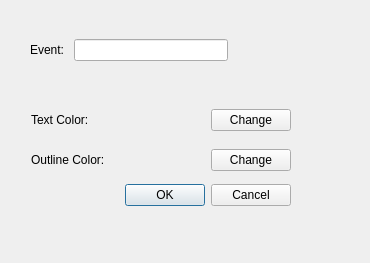
<?xml version="1.0" encoding="UTF-8"?>
<ui version="4.0">
 <class>DateEventDialog</class>
 <widget class="QDialog" name="DateEventDialog">
  <property name="geometry">
   <rect>
    <x>0</x>
    <y>0</y>
    <width>370</width>
    <height>263</height>
   </rect>
  </property>
  <property name="windowTitle">
   <string>Dialog</string>
  </property>
  <widget class="QLabel" name="label_2">
   <property name="geometry">
    <rect>
     <x>40</x>
     <y>60</y>
     <width>71</width>
     <height>17</height>
    </rect>
   </property>
   <property name="text">
    <string/>
   </property>
  </widget>
  <widget class="QWidget" name="layoutWidget">
   <property name="geometry">
    <rect>
     <x>30</x>
     <y>20</y>
     <width>198</width>
     <height>60</height>
    </rect>
   </property>
   <layout class="QVBoxLayout" name="verticalLayout">
    <item>
     <layout class="QHBoxLayout" name="horizontalLayout">
      <item>
       <widget class="QLabel" name="label">
        <property name="text">
         <string>Event: </string>
        </property>
       </widget>
      </item>
      <item>
       <widget class="QLineEdit" name="lineEdit"/>
      </item>
     </layout>
    </item>
   </layout>
  </widget>
  <widget class="QWidget" name="layoutWidget">
   <property name="geometry">
    <rect>
     <x>31</x>
     <y>102</y>
     <width>260</width>
     <height>107</height>
    </rect>
   </property>
   <layout class="QVBoxLayout" name="verticalLayout_2">
    <item>
     <layout class="QHBoxLayout" name="horizontalLayout_2">
      <item>
       <widget class="QLabel" name="label_3">
        <property name="text">
         <string>Text Color:</string>
        </property>
       </widget>
      </item>
      <item>
       <spacer name="horizontalSpacer">
        <property name="orientation">
         <enum>Qt::Horizontal</enum>
        </property>
        <property name="sizeHint" stdset="0">
         <size>
          <width>33</width>
          <height>20</height>
         </size>
        </property>
       </spacer>
      </item>
      <item>
       <widget class="QLabel" name="textColorLabel">
        <property name="minimumSize">
         <size>
          <width>32</width>
          <height>32</height>
         </size>
        </property>
        <property name="baseSize">
         <size>
          <width>32</width>
          <height>32</height>
         </size>
        </property>
        <property name="text">
         <string/>
        </property>
       </widget>
      </item>
      <item>
       <spacer name="horizontalSpacer_2">
        <property name="orientation">
         <enum>Qt::Horizontal</enum>
        </property>
        <property name="sizeHint" stdset="0">
         <size>
          <width>13</width>
          <height>20</height>
         </size>
        </property>
       </spacer>
      </item>
      <item>
       <widget class="QPushButton" name="textColorPushButton">
        <property name="text">
         <string>Change</string>
        </property>
       </widget>
      </item>
     </layout>
    </item>
    <item>
     <layout class="QHBoxLayout" name="horizontalLayout_3">
      <item>
       <widget class="QLabel" name="label_4">
        <property name="text">
         <string>Outline Color:</string>
        </property>
       </widget>
      </item>
      <item>
       <spacer name="horizontalSpacer_3">
        <property name="orientation">
         <enum>Qt::Horizontal</enum>
        </property>
        <property name="sizeHint" stdset="0">
         <size>
          <width>13</width>
          <height>20</height>
         </size>
        </property>
       </spacer>
      </item>
      <item>
       <widget class="QLabel" name="outlineColorLabel">
        <property name="minimumSize">
         <size>
          <width>32</width>
          <height>32</height>
         </size>
        </property>
        <property name="baseSize">
         <size>
          <width>32</width>
          <height>32</height>
         </size>
        </property>
        <property name="text">
         <string/>
        </property>
       </widget>
      </item>
      <item>
       <spacer name="horizontalSpacer_4">
        <property name="orientation">
         <enum>Qt::Horizontal</enum>
        </property>
        <property name="sizeHint" stdset="0">
         <size>
          <width>13</width>
          <height>20</height>
         </size>
        </property>
       </spacer>
      </item>
      <item>
       <widget class="QPushButton" name="outlineColorPushButton">
        <property name="text">
         <string>Change</string>
        </property>
       </widget>
      </item>
     </layout>
    </item>
    <item>
     <widget class="QDialogButtonBox" name="buttonBox">
      <property name="orientation">
       <enum>Qt::Horizontal</enum>
      </property>
      <property name="standardButtons">
       <set>QDialogButtonBox::Cancel|QDialogButtonBox::Ok</set>
      </property>
     </widget>
    </item>
   </layout>
  </widget>
 </widget>
 <resources/>
 <connections>
  <connection>
   <sender>buttonBox</sender>
   <signal>accepted()</signal>
   <receiver>DateEventDialog</receiver>
   <slot>accept()</slot>
   <hints>
    <hint type="sourcelabel">
     <x>248</x>
     <y>254</y>
    </hint>
    <hint type="destinationlabel">
     <x>157</x>
     <y>274</y>
    </hint>
   </hints>
  </connection>
  <connection>
   <sender>buttonBox</sender>
   <signal>rejected()</signal>
   <receiver>DateEventDialog</receiver>
   <slot>reject()</slot>
   <hints>
    <hint type="sourcelabel">
     <x>316</x>
     <y>260</y>
    </hint>
    <hint type="destinationlabel">
     <x>286</x>
     <y>274</y>
    </hint>
   </hints>
  </connection>
 </connections>
</ui>
